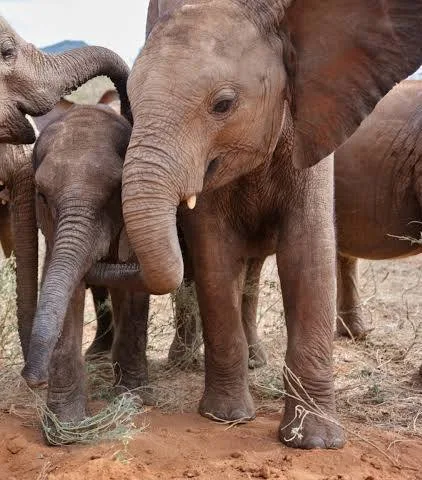
#> input picture image.png, 422 x 480 px, given as the content of the folder data/Training Data/Training Data, which was not available
$ jupyter execute --allow-errors image_classify.ipynb   (text cells are left out)
#> lines starting #> are read from the running program, lines starting #| are printed output that depends on the picture; pictures that were not available may be replaced by others from this repository, and a replacement may not be noted
[cell 1]
import numpy as np
import cv2
import os

[cell 2]
train_path = "data/Training Data/Training Data"
test_path = "data/Testing Data/Testing Data"
val_path = "data/Validation Data/Validation Data"

[cell 3]
# animal_folders

[cell 4]
# [23 lines of commented-out code are left out]

[cell 5]
# images = np.array(images)
# labels = np.array(labels)

[cell 6]
# [8 lines of commented-out code are left out]

[cell 7]
def load_data(data_path):
#> called with data_path = 'data/Training Data/Training Data'
    images = []
    labels = []


    animal_folders = os.listdir(data_path)

    print(f"\nProcessing images from: {data_path}")
    for animal_type in animal_folders:
        animal_folder_path = os.path.join(data_path, animal_type)


        print(f"Loading images of {animal_type}...")
        image_files = os.listdir(animal_folder_path)

        for image_file in image_files:
            if image_file.lower().endswith(('.jpg', '.jpeg', '.png')):
                image_path = os.path.join(animal_folder_path, image_file)

                try:

                    img = cv2.imread(image_path)
#> img is the input picture: shape (480, 422, 3); mean B, G, R 89.7, 102.8, 130.8
                    if img is None:
                        continue

                    # Resize to 200x200 pixels
                    img = cv2.resize(img, (200, 200))
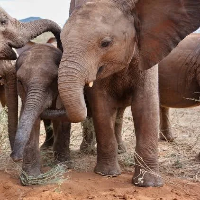
#> img: shape (200, 200, 3); mean B, G, R 89.7, 102.7, 130.7
                    images.append(img)
                    labels.append(animal_type)

                except Exception as e:
                    print(f"Error processing {image_path}: {str(e)}")

    return np.array(images), np.array(labels)

[cell 8]
train_images, train_labels = load_data(train_path)


val_images, val_labels = load_data(val_path)

[cell 9]
len(train_images)
#> Out = 1

[cell 10]
test_images, test_labels = load_data(test_path)

[cell 11]
from skimage.feature import hog, local_binary_pattern
from scipy.stats import skew, kurtosis

[cell 12]
def extract_features(image):

    features = []

    # different color
    gray = cv2.cvtColor(image, cv2.COLOR_BGR2GRAY)
    hsv = cv2.cvtColor(image, cv2.COLOR_BGR2HSV)

    # HOG Features
    hog_features = hog(gray, orientations=9, pixels_per_cell=(8, 8),
                      cells_per_block=(2, 2), visualize=False)
    features.extend(hog_features)

    # LBP Features
    radius = 3
    n_points = 8 * radius
    lbp = local_binary_pattern(gray, n_points, radius, method='uniform')
    lbp_hist, _ = np.histogram(lbp, bins=n_points + 2, range=(0, n_points + 2))
    lbp_hist = lbp_hist.astype("float") / (lbp_hist.sum() + 1e-7)
    features.extend(lbp_hist)

    # Color Moments
    for color_space in [image, hsv]:
        for channel in range(3):
            channel_data = color_space[:, :, channel].flatten()

            # Mean and Std
            features.append(np.mean(channel_data))
            features.append(np.std(channel_data))

            # Skewness and Kurtosis
            features.append(skew(channel_data))
            features.append(kurtosis(channel_data))

    # Color Correlogram
    for channel in range(3):

        channel_data = image[:, :, channel]
        shifted_right = np.roll(channel_data, 1, axis=1)
        shifted_down = np.roll(channel_data, 1, axis=0)
        correlation_horizontal = np.mean(channel_data[:, :-1] == shifted_right[:, :-1])
        correlation_vertical = np.mean(channel_data[:-1, :] == shifted_down[:-1, :])
        features.extend([correlation_horizontal, correlation_vertical])

    # Haralick Texture
    distances = [1, 2, 3]
    angles = [0, np.pi/4, np.pi/2, 3*np.pi/4]
    for distance in distances:
        glcm = np.zeros((16, 16))
        gray_scaled = (gray / 16).astype(int)
        for i in range(gray_scaled.shape[0]):
            for j in range(gray_scaled.shape[1]-distance):
                glcm[gray_scaled[i, j], gray_scaled[i, j+distance]] += 1

        glcm_norm = glcm / (glcm.sum() + 1e-7)
        features.append(np.sum(np.square(np.arange(16) - np.arange(16).reshape(-1, 1)) * glcm_norm))
        features.append(np.sum(glcm_norm / (1 + np.square(np.arange(16) - np.arange(16).reshape(-1, 1)))))
        features.append(np.sum(np.square(glcm_norm)))

    return np.array(features)

[cell 13]
def extract_dataset_features(images, dataset_name):
#> called with images = array of shape (1, 200, 200, 3), dataset_name = 'training'
    features = []
    print(f"\nExtracting features for {dataset_name} dataset...")

    for idx, img in enumerate(images):
        if idx % 100 == 0:
            print(f"Processing image {idx}/{len(images)}")
        feature_vector = extract_features(img)
        features.append(feature_vector)
#> this loop made 1 pass
#> (radius in extract_features, n_points in extract_features, distances in extract_features, angles in extract_features) on pass 1: (3, 24, [1, 2, 3], [0, 0.785, 1.57, 2.36])
#| Processing image 0/1
#> pass 1, in extract_features, `gray = cv2.cvtColor(image, cv2.COLOR_BGR2GRAY)`:
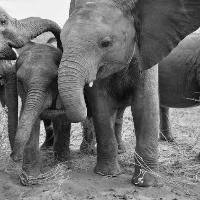
#> gray: shape (200, 200); min 5, max 253, mean 109.6
#> pass 1, in extract_features, `lbp = local_binary_pattern(gray, n_points, radius, method='uniform')`:
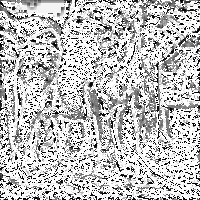
#> lbp: shape (200, 200) float64; min 0, max 25, mean 18.7; drawn with min black and max white
#> after the loop, features = 1 item

    return np.array(features)

[cell 14]
# Extract features for all datasets
train_features = extract_dataset_features(train_images, "training")
val_features = extract_dataset_features(val_images, "validation")
#> the loop in extract_dataset_features (call 2), `for idx, img in enumerate(images):` made 1 pass
#| Processing image 0/1
test_features = extract_dataset_features(test_images, "testing")

# Save features to avoid recomputing
np.save('train_features.npy', train_features)
np.save('val_features.npy', val_features)
np.save('test_features.npy', test_features)

print("\nFeature extraction complete!")
print(f"Training features shape: {train_features.shape}")
#| Training features shape: (1, 20801)
print(f"Validation features shape: {val_features.shape}")
#| Validation features shape: (1, 20801)
print(f"Testing features shape: {test_features.shape}")
#| Testing features shape: (1, 20801)
print(f"Number of features per image: {train_features.shape[1]}")
#| Number of features per image: 20801

[cell 15]
from sklearn.preprocessing import LabelEncoder
from sklearn.ensemble import RandomForestClassifier
from sklearn.metrics import accuracy_score, classification_report

[cell 16]
# text labels to numbers
label_encoder = LabelEncoder()

[cell 17]
train_labels_encoded = label_encoder.fit_transform(train_labels) #encoder on training lables, stablish the classes
#> train_labels_encoded = [0]

[cell 18]
val_labels_encoded = label_encoder.transform(val_labels)
#> val_labels_encoded = [0]
test_labels_encoded = label_encoder.transform(test_labels)
#> test_labels_encoded = [0]

[cell 19]
rf_model = RandomForestClassifier(
    n_estimators=120,
    n_jobs=-1,
    random_state=42
)

[cell 20]
rf_model.fit(train_features, train_labels_encoded)

[cell 21]
train_features = np.load('train_features.npy')
val_features = np.load('val_features.npy')
test_features = np.load('test_features.npy')

[cell 22]
print("NaN Analysis:")
print(f"Total NaN values: {np.isnan(train_features).sum()}")
print("\nNaN values per feature:")
nan_counts = np.isnan(train_features).sum(axis=0)
feature_indices_with_nan = np.where(nan_counts > 0)[0]
for idx in feature_indices_with_nan:
    print(f"Feature {idx}: {nan_counts[idx]} NaN values")

[cell 23]
train_features = np.nan_to_num(train_features, nan=0.0)
val_features = np.nan_to_num(val_features, nan=0.0)
test_features = np.nan_to_num(test_features, nan=0.0)

print("\nAfter fixing:")
print(f"Total NaN values: {np.isnan(train_features).sum()}")

[cell 24]
rf_model.fit(train_features, train_labels_encoded)

[cell 25]
val_predictions = rf_model.predict(val_features)
val_accuracy = accuracy_score(val_labels_encoded, val_predictions)
#> val_accuracy = 1
print(f"\nValidation Accuracy: {val_accuracy*100:.2f}%")
#| Validation Accuracy: 100.00%

[cell 26]
test_predictions = rf_model.predict(test_features)
test_accuracy = accuracy_score(test_labels_encoded, test_predictions)
#> test_accuracy = 1
print(f"Test Accuracy: {test_accuracy*100:.2f}%")
#| Test Accuracy: 100.00%


print("\nValidation Set Classification Report:")
print(classification_report(
    val_labels_encoded,
    val_predictions,
    target_names=label_encoder.classes_
))
#|               precision    recall  f1-score   support
#|    image.png       1.00      1.00      1.00         1
#|     accuracy                           1.00         1
#|    macro avg       1.00      1.00      1.00         1
#| weighted avg       1.00      1.00      1.00         1


print("\nTest Set Classification Report:")
print(classification_report(
    test_labels_encoded,
    test_predictions,
    target_names=label_encoder.classes_
))
#|               precision    recall  f1-score   support
#|    image.png       1.00      1.00      1.00         1
#|     accuracy                           1.00         1
#|    macro avg       1.00      1.00      1.00         1
#| weighted avg       1.00      1.00      1.00         1

[cell 27]
import matplotlib.pyplot as plt

importances = rf_model.feature_importances_
indices = np.argsort(importances)[-50:]  # Top 50 features

plt.figure(figsize=(10, 6))
plt.title("Top 50 Feature Importances")
plt.barh(range(len(indices)), importances[indices], align='center')
plt.xlabel("Relative Importance")
plt.ylabel("Feature Index")
plt.yticks(range(len(indices)), indices)
plt.tight_layout()
plt.show()
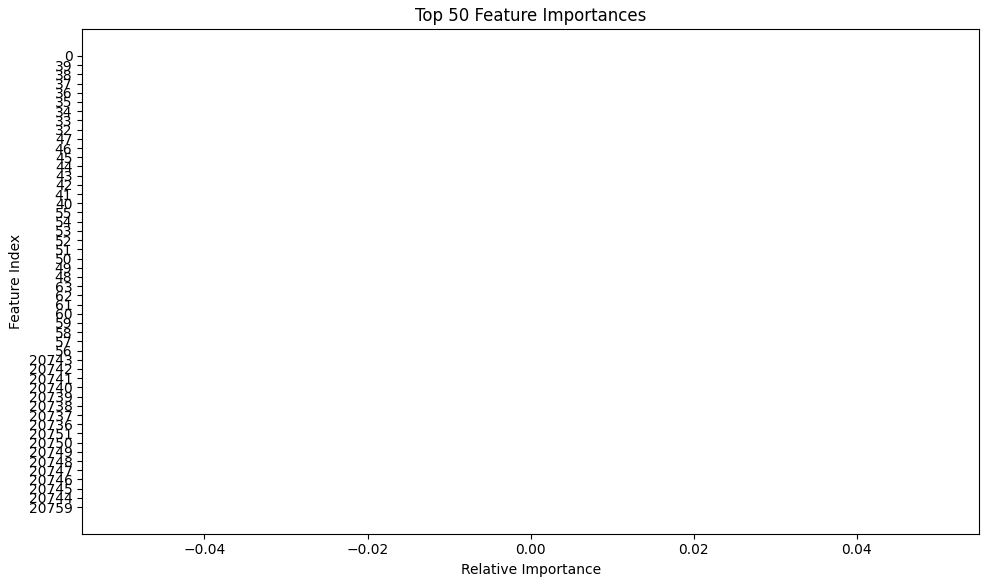
#> figure drawn by matplotlib, 1 panel

[cell 28]
from sklearn.feature_selection import VarianceThreshold
from sklearn.decomposition import PCA
from sklearn.preprocessing import StandardScaler

[cell 29]
# Removing low variance featuras
selector = VarianceThreshold(threshold=0.01)
#> (the rest of this cell did not finish here and is left out)

#> (a cell that did not finish here is left out)

[cell 31]
# reducing to top 300 components
scaler = StandardScaler()
#> (the rest of this cell did not finish here and is left out)

[cell 32]
pca = PCA(n_components=300, random_state=42)
#> (the rest of this cell did not finish here and is left out)

#> (a cell that did not finish here is left out)

[cell 34]
from sklearn.svm import SVC


svm_model = SVC(kernel='rbf', C=10, gamma='scale', random_state=42)
#> (the rest of this cell did not finish here and is left out)

[cell 35]
from sklearn.metrics import accuracy_score

#> (the rest of this cell did not finish here and is left out)

[cell 36]
import joblib

#> (the rest of this cell did not finish here and is left out)

[cell 37]
import joblib

#> (the rest of this cell did not finish here and is left out)

[cell 38]
from sklearn.pipeline import Pipeline
from sklearn.model_selection import GridSearchCV

[cell 39]
param_grid = {
    'C': [1, 10, 50],
    'gamma': ['scale', 0.01, 0.001],
    'kernel': ['rbf']
}

grid = GridSearchCV(
    SVC(probability=True),
    param_grid,
    cv=3,
    scoring='accuracy',
    verbose=2,
    n_jobs=-1
)

#> (the rest of this cell did not finish here and is left out)

#> (a cell that did not finish here is left out)

[cell 41]
joblib.dump(svm_model, 'final_svm_model.pkl')

joblib.dump(scaler, 'scaler.pkl')
joblib.dump(pca, 'pca.pkl')

joblib.dump(label_encoder, 'label_encoder.pkl')

[cell 42]
joblib.dump(selector, 'selector.pkl')

[cell 43]
scaler = joblib.load("./model/scaler.pkl")
#> (reads model/scaler.pkl from the repository)
